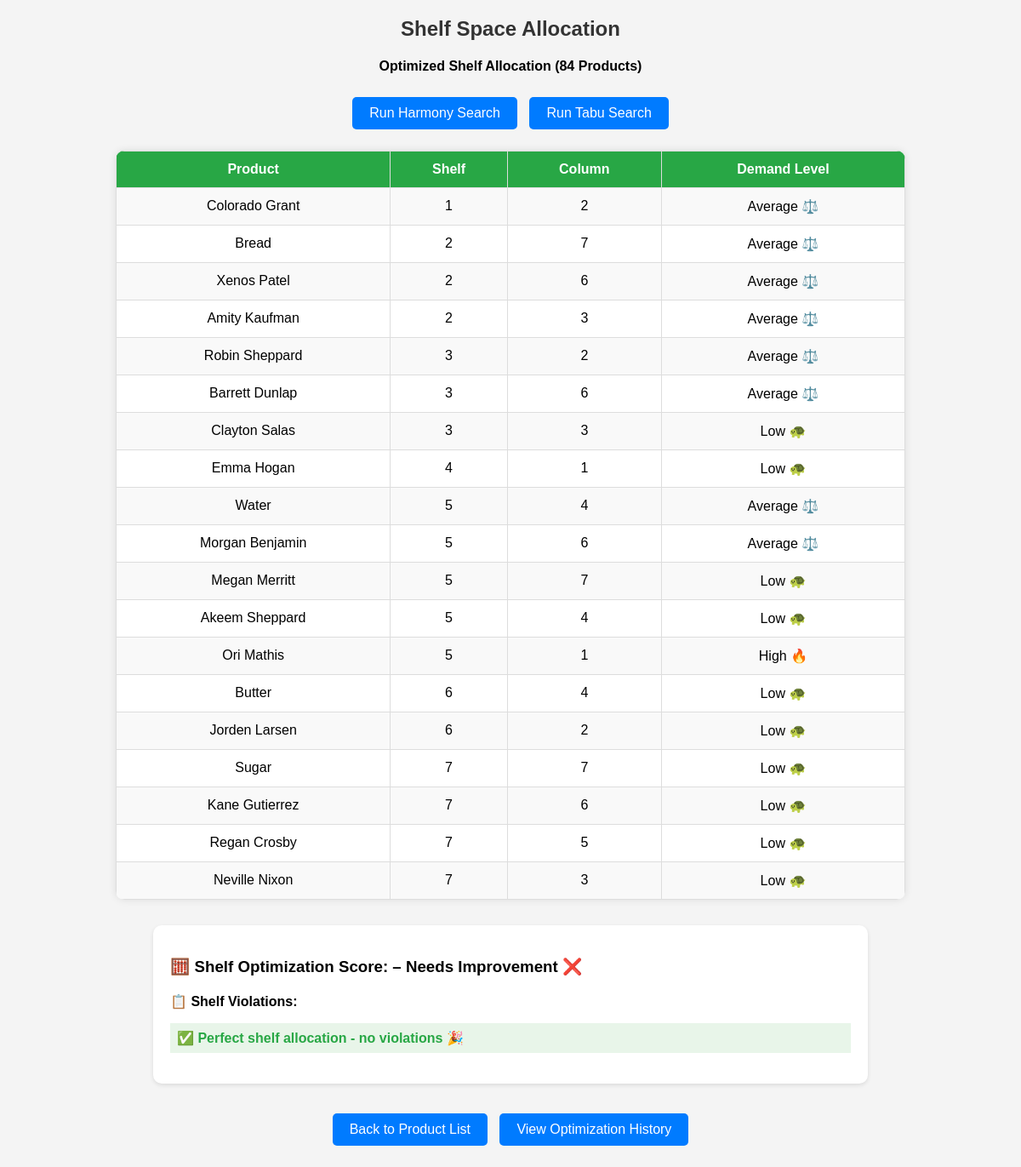
Page /products/allocation/ on the committed database.
### products/models.py (models this page shows, shortened)
class ShelfAllocation(models.Model):
    product = models.ForeignKey(Product, on_delete=models.CASCADE)
    shelf = models.IntegerField()
    column = models.IntegerField()

class Product(models.Model):
    name = models.CharField(max_length=255)
    weight = models.IntegerField()
    demand_percent = models.FloatField()

### products/views.py (the view)
# urls.py: path('allocation/', shelf_allocation, name='shelf_allocation'),
def shelf_allocation(request):
    allocations = ShelfAllocation.objects.all()
    return render(request, 'shelf_allocation.html', {'allocations': allocations})

### products/templates/shelf_allocation.html (shortened to what this page needs)
<!DOCTYPE html>
<html lang="en">
<head>
</head>
<body>
    <h2>Shelf Space Allocation</h2>
    <h4>Optimized Shelf Allocation (84 Products)</h4>
    <div class="buttons">
        <a href="{% url 'optimize_shelves' %}?method=harmony">Run Harmony Search</a>
        <a href="{% url 'optimize_shelves' %}?method=tabu">Run Tabu Search</a>
    </div>
    <table>
        <tr>
            <th>Product</th>
            <th>Shelf</th>
            <th>Column</th>
            <th>Demand Level</th>
        </tr>
        {% for allocation in allocations %}
        <tr>
            <td>{{ allocation.product.name }}</td>
            <td>{{ allocation.shelf }}</td>
            <td>{{ allocation.column }}</td>
            <td>
                {% if allocation.product.demand_percent > 90 %}
                    High 🔥
                {% elif allocation.product.demand_percent >= 60 %}
                    Average ⚖️
                {% else %}
                    Low 🐢
                {% endif %}
            </td>
        </tr>
        {% endfor %}
    </table>
    <div class="penalty-details">
        <h3>
            🧮 Shelf Optimization Score:
            –
            {% if fitness_score == 0 %}
                Perfect 🏆
            {% elif fitness_score <= 15 %}
                Excellent 👍
            {% elif fitness_score <= 30 %}
                Good ⚠️
            {% else %}
                Needs Improvement ❌
            {% endif %}
        </h3>
        <h4 style="margin-bottom: 10px; margin-top: 20px;">📋 Shelf Violations:</h4>
        <ul style="list-style: none; padding-left: 0;">
            {% for line in penalty_log %}
                <li style="margin-bottom: 8px; padding: 8px; background: #f8f9fa; border-radius: 4px;">
                    {% if '+7' in line %}
                        <span style="color: #dc3545; font-weight: bold;">🔴 {{ line }}</span>
                    {% elif '+5' in line %}
                        <span style="color: #fd7e14; font-weight: bold;">🟠 {{ line }}</span>
                    {% else %}
                        <span style="color: #6c757d;">{{ line }}</span>
                    {% endif %}
                </li>
            {% empty %}
                <li style="color: #28a745; font-weight: bold; padding: 8px; background: #e8f5e9;">
                    ✅ Perfect shelf allocation - no violations 🎉
                </li>
            {% endfor %}
        </ul>
    </div>
    <div class="buttons">
        <a href="{% url 'product_list' %}">Back to Product List</a>
        <a href="{% url 'optimization_history' %}">View Optimization History</a>
    </div>
</body>
</html>

### products/templates/shelf_allocation.html (style rules this page uses)
body { font-family: Arial, sans-serif; background-color: #f4f4f4; text-align: center; margin: 20px; }
h2 { color: #333; }
.buttons { margin-bottom: 20px; }
.buttons a { display: inline-block; padding: 10px 20px; text-decoration: none; background-color: #007bff; color: white; border-radius: 5px; margin: 5px; }
table { width: 80%; margin: auto; border-collapse: collapse; background: white; box-shadow: 0px 0px 10px rgba(0, 0, 0, 0.1); border-radius: 10px; overflow: hidden; }
th, td { border: 1px solid #ddd; padding: 12px; text-align: center; }
th { background-color: #28a745; color: white; }
tr:nth-child(even) { background-color: #f9f9f9; }
.penalty-details { max-width: 800px; margin: 30px auto; text-align: left; background: white; padding: 20px; border-radius: 10px; box-shadow: 0 2px 5px rgba(0,0,0,0.1); }

### rows in the picture
ShelfAllocation: product.name "Colorado Grant", shelf "1", column "2", shows "Average ⚖️"
ShelfAllocation: product.name "Bread", shelf "2", column "7", shows "Average ⚖️"
ShelfAllocation: product.name "Xenos Patel", shelf "2", column "6", shows "Average ⚖️"
ShelfAllocation: product.name "Amity Kaufman", shelf "2", column "3", shows "Average ⚖️"
ShelfAllocation: product.name "Robin Sheppard", shelf "3", column "2", shows "Average ⚖️"
ShelfAllocation: product.name "Barrett Dunlap", shelf "3", column "6", shows "Average ⚖️"
ShelfAllocation: product.name "Clayton Salas", shelf "3", column "3", shows "Low 🐢"
ShelfAllocation: product.name "Emma Hogan", shelf "4", column "1", shows "Low 🐢"
ShelfAllocation: product.name "Water", shelf "5", column "4", shows "Average ⚖️"
ShelfAllocation: product.name "Morgan Benjamin", shelf "5", column "6", shows "Average ⚖️"
ShelfAllocation: product.name "Megan Merritt", shelf "5", column "7", shows "Low 🐢"
ShelfAllocation: product.name "Akeem Sheppard", shelf "5", column "4", shows "Low 🐢"
ShelfAllocation: product.name "Ori Mathis", shelf "5", column "1", shows "High 🔥"
ShelfAllocation: product.name "Butter", shelf "6", column "4", shows "Low 🐢"
ShelfAllocation: product.name "Jorden Larsen", shelf "6", column "2", shows "Low 🐢"
ShelfAllocation: product.name "Sugar", shelf "7", column "7", shows "Low 🐢"
ShelfAllocation: product.name "Kane Gutierrez", shelf "7", column "6", shows "Low 🐢"
ShelfAllocation: product.name "Regan Crosby", shelf "7", column "5", shows "Low 🐢"
ShelfAllocation: product.name "Neville Nixon", shelf "7", column "3", shows "Low 🐢"
